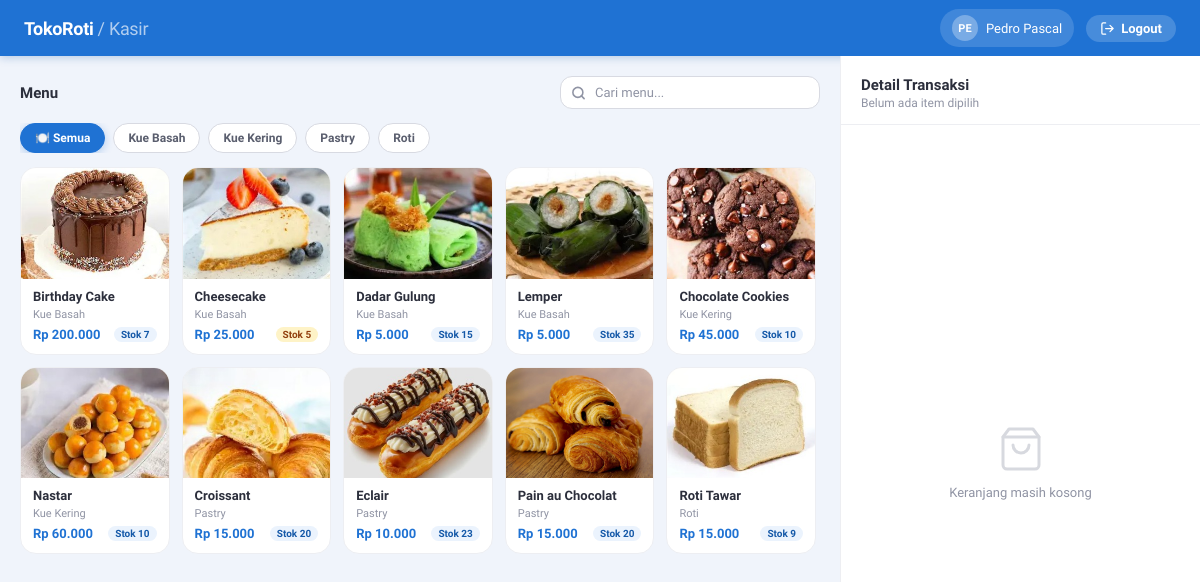
/kasir.php (signed in), run on the app's committed database.
### tables this page shows
CREATE TABLE `kategori` (
  `id_kategori` varchar(10) NOT NULL,
  `nama_kategori` varchar(50) NOT NULL,
  `icon_kategori` varchar(50) DEFAULT NULL
);

CREATE TABLE `menu` (
  `id_menu` varchar(10) NOT NULL,
  `nama_menu` varchar(50) NOT NULL,
  `stok` int NOT NULL,
  `harga` int NOT NULL,
  `gambar` varchar(255) DEFAULT NULL,
  `id_kategori` varchar(10) NOT NULL,
  `is_deleted` tinyint(1) DEFAULT '0'
);

### public/kasir.php (the view, shortened to what this page needs)
<?php
require_once '../config/database.php';
$menu = $conn->query(
    "SELECT m.id_menu, m.nama_menu, m.stok, m.harga, m.gambar, k.nama_kategori, k.id_kategori, k.icon_kategori
     FROM menu m
     JOIN kategori k ON m.id_kategori = k.id_kategori
     WHERE m.is_deleted = 0 AND m.stok > 0
     ORDER BY k.nama_kategori, m.nama_menu"
)->fetchAll(PDO::FETCH_ASSOC);
$kategori = $conn->query(
    "SELECT DISTINCT k.id_kategori, k.nama_kategori, k.icon_kategori
     FROM kategori k
     JOIN menu m ON m.id_kategori = k.id_kategori
     WHERE m.is_deleted = 0 AND m.stok > 0
     ORDER BY k.nama_kategori"
)->fetchAll(PDO::FETCH_ASSOC);
?>
<!DOCTYPE html>
<html lang="id">
<head>
</head>
<body>
<div class="topbar">
    <div class="topbar-logo">TokoRoti <span>/ Kasir</span></div>
    <div class="topbar-user">
        <div class="topbar-avatar"><?= strtoupper(substr($_SESSION['nama'], 0, 2)) ?></div>
        <?= htmlspecialchars($_SESSION['nama']) ?>
    </div>
    <a href="../process/logout.php" class="topbar-logout">
        <svg viewBox="0 0 24 24" fill="none" stroke="currentColor" stroke-width="2" stroke-linecap="round" stroke-linejoin="round">
            <path d="M9 21H5a2 2 0 01-2-2V5a2 2 0 012-2h4M16 17l5-5-5-5M21 12H9"/>
        </svg>
        Logout
    </a>
</div>
<div class="main">
    <div class="menu-panel">
        <div class="panel-header">
            <div class="panel-title">Menu</div>
            <div class="search-wrap">
                <input type="text" id="search-menu" placeholder="Cari menu..." oninput="filterMenu()">
            </div>
        </div>
        <div class="kategori-bar">
            <div class="kat-chip active" data-kat="semua" onclick="filterKategori('semua', this)">
                🍽️ Semua
            </div>
            <?php foreach ($kategori as $k): ?>
            <div class="kat-chip" data-kat="<?= $k['id_kategori'] ?>" onclick="filterKategori('<?= $k['id_kategori'] ?>', this)">
                <?= $k['icon_kategori'] ?? '🏷️' ?> <?= htmlspecialchars($k['nama_kategori']) ?>
            </div>
            <?php endforeach; ?>
        </div>
        <div class="menu-grid-wrap">
            <div class="menu-grid" id="menu-grid">
                <?php foreach ($menu as $m): ?>
                <div class="menu-card"
                     data-id="<?= $m['id_menu'] ?>"
                     data-nama="<?= htmlspecialchars($m['nama_menu'], ENT_QUOTES) ?>"
                     data-harga="<?= $m['harga'] ?>"
                     data-stok="<?= $m['stok'] ?>"
                     data-kategori="<?= $m['id_kategori'] ?>"
                     onclick="tambahKeKeranjang('<?= $m['id_menu'] ?>', '<?= addslashes($m['nama_menu']) ?>', <?= $m['harga'] ?>, <?= $m['stok'] ?>)">
                    <?php if (!empty($m['gambar'])): ?>
                    <img class="menu-card-img" src="assets/<?= htmlspecialchars($m['gambar'] ?? 'default.png') ?>" alt="<?= htmlspecialchars($m['nama_menu']) ?>">
                    <?php else: ?>
                    <div class="menu-card-img-placeholder">🍞</div>
                    <?php endif; ?>
                    <div class="menu-card-body">
                        <div class="menu-card-nama"><?= htmlspecialchars($m['nama_menu']) ?></div>
                        <div class="menu-card-kat"><?= htmlspecialchars($m['nama_kategori']) ?></div>
                        <div class="menu-card-footer">
                            <div class="menu-card-harga">Rp <?= number_format($m['harga'], 0, ',', '.') ?></div>
                            <div class="menu-card-stok <?= $m['stok'] <= 5 ? 'low' : '' ?>">Stok <?= $m['stok'] ?></div>
                        </div>
                    </div>
                </div>
                <?php endforeach; ?>
            </div>
        </div>
    </div>
    <div class="keranjang-panel">
        <div class="keranjang-header">
            <div class="keranjang-title-row">
                <div class="keranjang-title">Detail Transaksi</div>
            </div>
            <div class="keranjang-sub" id="keranjang-sub">Belum ada item dipilih</div>
        </div>
        <div class="keranjang-body" id="keranjang-body">
            <div class="keranjang-empty" id="keranjang-empty">
                <svg viewBox="0 0 24 24" fill="none" stroke="currentColor" stroke-width="1.5" stroke-linecap="round" stroke-linejoin="round">
                    <path d="M6 2L3 6v14a2 2 0 002 2h14a2 2 0 002-2V6l-3-4z"/><line x1="3" y1="6" x2="21" y2="6"/><path d="M16 10a4 4 0 01-8 0"/>
                </svg>
                <p>Keranjang masih kosong</p>
            </div>
        </div>
    </div>
</div>
</body>
</html>

### data on the page
kategori: nama_kategori "Kue Basah"
kategori: nama_kategori "Kue Kering"
kategori: nama_kategori "Pastry"
kategori: nama_kategori "Roti"
menu: gambar (picture), nama_menu "Birthday Cake", id_kategori.nama_kategori "Kue Basah", harga "200.000", stok "7"
menu: gambar (picture), nama_menu "Cheesecake", id_kategori.nama_kategori "Kue Basah", harga "25.000", stok "5"
menu: gambar (picture), nama_menu "Dadar Gulung", id_kategori.nama_kategori "Kue Basah", harga "5.000", stok "15"
menu: gambar (picture), nama_menu "Lemper", id_kategori.nama_kategori "Kue Basah", harga "5.000", stok "35"
menu: gambar (picture), nama_menu "Chocolate Cookies", id_kategori.nama_kategori "Kue Kering", harga "45.000", stok "10"
menu: gambar (picture), nama_menu "Nastar", id_kategori.nama_kategori "Kue Kering", harga "60.000", stok "10"
menu: gambar (picture), nama_menu "Croissant", id_kategori.nama_kategori "Pastry", harga "15.000", stok "20"
menu: gambar (picture), nama_menu "Eclair", id_kategori.nama_kategori "Pastry", harga "10.000", stok "23"
menu: gambar (picture), nama_menu "Pain au Chocolat", id_kategori.nama_kategori "Pastry", harga "15.000", stok "20"
menu: gambar (picture), nama_menu "Roti Tawar", id_kategori.nama_kategori "Roti", harga "15.000", stok "9"

### other printed values
substr($_SESSION['nama'], 0, 2) "PE"
$_SESSION['nama'] "Pedro Pascal"
